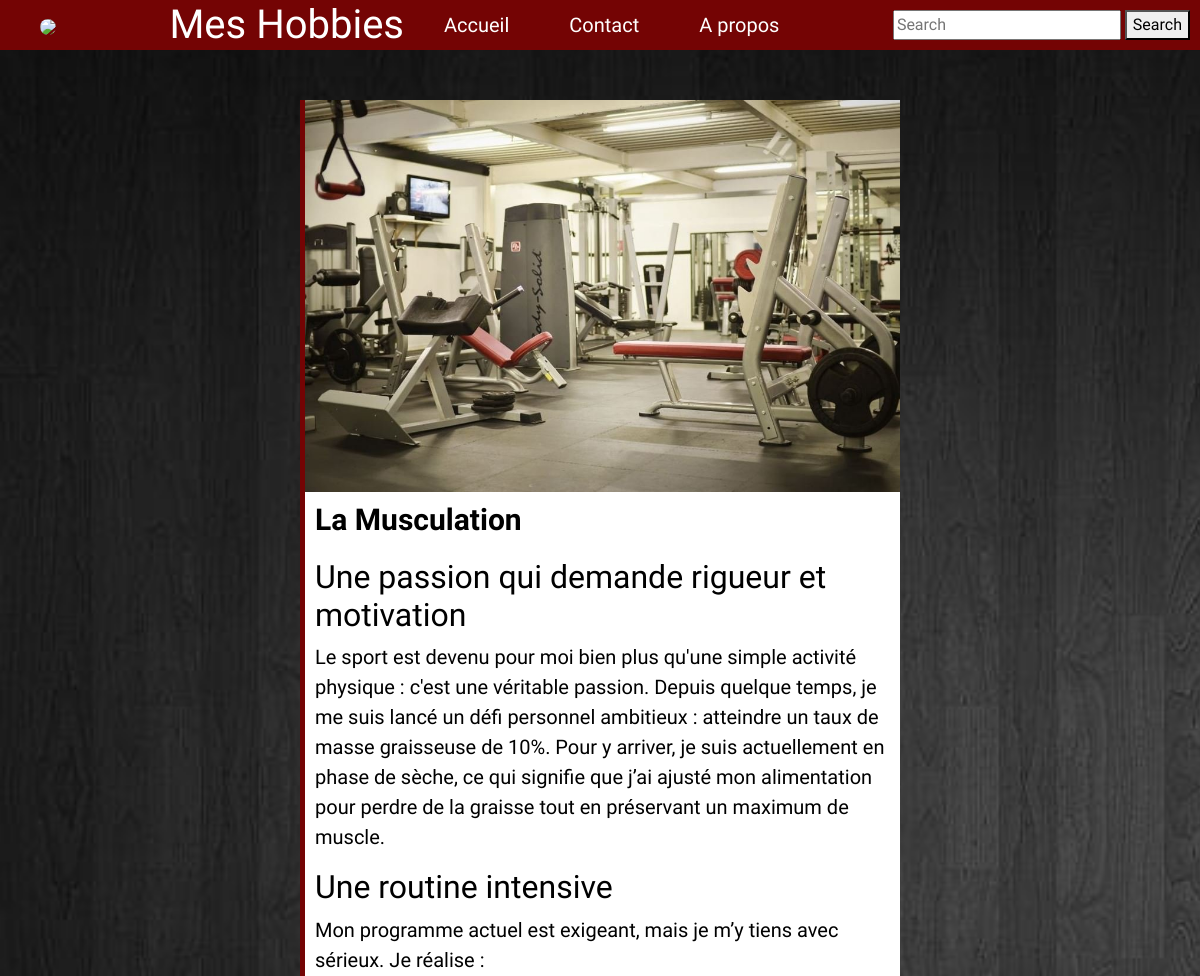
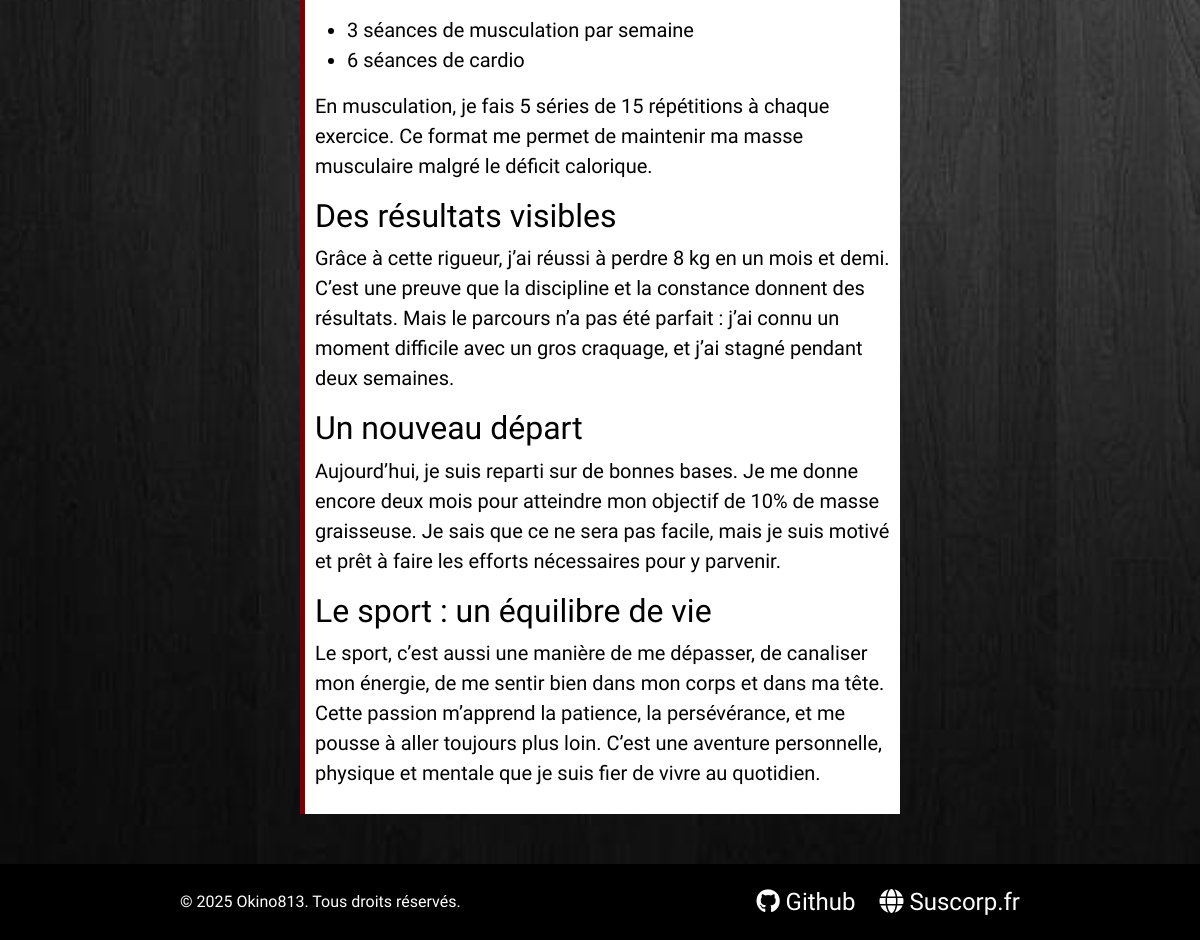
Screenshot of /blog/article/musculation with the database file from the repository (2 pictures, top to bottom).
### home/models.py (models this page shows, shortened)
class Article(models.Model):
    title = models.CharField(max_length=100)
    body = models.TextField()
    author = models.ForeignKey(Author, on_delete=models.CASCADE)
    date = models.DateField(auto_now=True)
    image = models.ImageField(upload_to='images/')
    slug = models.CharField(max_length=100)

### home/views.py (the view)
# urls.py: path("article/<str:slug>", views.single_article, name="single_article"),
def single_article(request, slug):
    article = Article.objects.get(slug=slug)
    data = {'article' : article}
    return render(request, "home/article.html", data)

### home/templates/home/article.html (shortened to what this page needs)
{% extends 'home/base.html' %}
{% block body %}
<div class="container-OK813">
    <div class="content-OK813">
        <img src="../../media/{{article.image}}">
        <h1>{{article.title}}</h1>
        <div class="contentHtml-OK813">
            {{article.body|safe}}
        </div>
    </div>
</div>
{% endblock %}

### static/css/index.css (style rules this page uses)
body .container-OK813 { display: flex; flex-direction: column; width: 100%; height: 100%; align-items: center; justify-content: center; margin-top: 50px; margin-bottom: 50px; }
body .container-OK813 .content-OK813 { border-left: 5px solid rgb(116, 4, 4); width: 50%; background-color: white; color: black; }
body .container-OK813 .content-OK813 img { width: 100%; }
body .container-OK813 .content-OK813 .contentHtml-OK813 { padding: 10px; font-size: 20px; color: black; }
body .container-OK813 .content-OK813 h1 { font-size: 30px; margin: 0px; padding: 10px; font-weight: bold; }

### rows the page displays
Article: image (picture), title "La Musculation", body "Une passion qui demande rigueur et motivation Le sport est devenu pour moi bien plus qu'une simple activité physique : c'est une véritable passion. Depuis quelque temps, je me suis lancé un défi personnel ambitieux : atteindre un taux de masse graisseuse de 10%. Pour y arriver, je suis actuellement en phase de sèche, ce qui signifie que j’ai ajusté mon alimentation pour perdre de la graisse tout en préservant un maximum de muscle. Une routine intensive Mon programme actuel est exigeant, mais je m’y tiens avec sérieux. Je réalise : 3 séances de musculation par semaine 6 séances de cardio En musculation, je fais 5 séries de 15 répétitions à chaque exercice. Ce format me permet de maintenir ma…"
